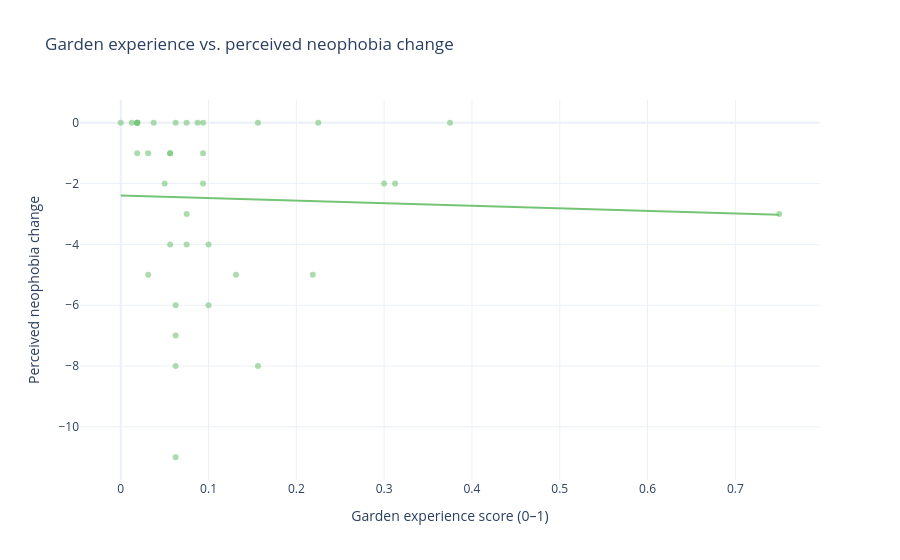

The cell this chart's notebook holds for it:
### Code cell
fig_p_scatter = px.scatter(
    df_h2_plot,
    x="garden_experience_score",
    y="perceived_neophobia_change",
    trendline="ols",
    title="Garden experience vs. perceived neophobia change",
    labels={"garden_experience_score": "Garden experience score (0–1)", "perceived_neophobia_change": "Perceived neophobia change"},
    opacity=0.6,
    color_discrete_sequence=[px.colors.sequential.Greens[4]],
)
fig_p_scatter.show()

# Save
fig_p_scatter.write_html(images_path / "experience_vs_perceived_change_scatter.html")
fig_p_scatter.write_image(images_path / "experience_vs_perceived_change_scatter.png", width=800, height=500, scale=3)
print("Saved experience_vs_perceived_change_scatter.html and .png")

### Figure 1 — Plotly figure (JSON) as saved in the notebook; plotly's stock layout.template omitted (floating-point values rounded to 4 significant figures)
{"data": [{"hovertemplate": "Garden experience score (0–1)=%{x}<br>Perceived neophobia change=%{y}<extra></extra>", "legendgroup": "", "marker": {"color": "rgb(116,196,118)", "opacity": 0.6, "symbol": "circle"}, "mode": "markers", "name": "", "orientation": "v", "showlegend": false, "type": "scatter", "x": [0.2188, 0.0625, 0.0625, 0.1, 0.09375, 0.09375, 0.0625, 0.05, 0.075, 0.09375, 0.075, 0.0125, 0.75, 0.1313, 0.3125, 0.0625, 0.0, 0.01875, 0.3, 0.01875, 0.01875, 0.01875, 0.05625, 0.03125, 0.225, 0.1562, 0.375, 0.05625, 0.03125, 0.1, 0.075, 0.05625, 0.0875, 0.01875, 0.1562, 0.0375, 0.0625], "xaxis": "x", "y": [-5.0, -6.0, -8.0, -6.0, 0.0, -1.0, -7.0, -2.0, 0.0, -2.0, -4.0, 0.0, -3.0, -5.0, -2.0, 0.0, 0.0, -1.0, -2.0, 0.0, 0.0, 0.0, -4.0, -1.0, 0.0, 0.0, 0.0, -1.0, -5.0, -4.0, -3.0, -1.0, 0.0, 0.0, -8.0, 0.0, -11.0], "yaxis": "y"}, {"hovertemplate": "<b>OLS trendline</b><br>perceived_neophobia_change = -0.848317 * garden_experience_score + -2.39119<br>R<sup>2</sup>=0.001652<br><br>Garden experience score (0–1)=%{x}<br>Perceived neophobia change=%{y} <b>(trend)</b><extra></extra>", "legendgroup": "", "marker": {"color": "rgb(116,196,118)", "symbol": "circle"}, "mode": "lines", "name": "", "showlegend": false, "type": "scatter", "x": [0.0, 0.0125, 0.01875, 0.01875, 0.01875, 0.01875, 0.01875, 0.03125, 0.03125, 0.0375, 0.05, 0.05625, 0.05625, 0.05625, 0.0625, 0.0625, 0.0625, 0.0625, 0.0625, 0.075, 0.075, 0.075, 0.0875, 0.09375, 0.09375, 0.09375, 0.1, 0.1, 0.1313, 0.1562, 0.1562, 0.2188, 0.225, 0.3, 0.3125, 0.375, 0.75], "xaxis": "x", "y": [-2.391, -2.402, -2.407, -2.407, -2.407, -2.407, -2.407, -2.418, -2.418, -2.423, -2.434, -2.439, -2.439, -2.439, -2.444, -2.444, -2.444, -2.444, -2.444, -2.455, -2.455, -2.455, -2.465, -2.471, -2.471, -2.471, -2.476, -2.476, -2.503, -2.524, -2.524, -2.577, -2.582, -2.646, -2.656, -2.709, -3.027], "yaxis": "y"}], "layout": {"legend": {"tracegroupgap": 0}, "title": {"text": "Garden experience vs. perceived neophobia change"}, "xaxis": {"anchor": "y", "domain": [0, 1], "title": {"text": "Garden experience score (0–1)"}}, "yaxis": {"anchor": "x", "domain": [0, 1], "title": {"text": "Perceived neophobia change"}}}}
